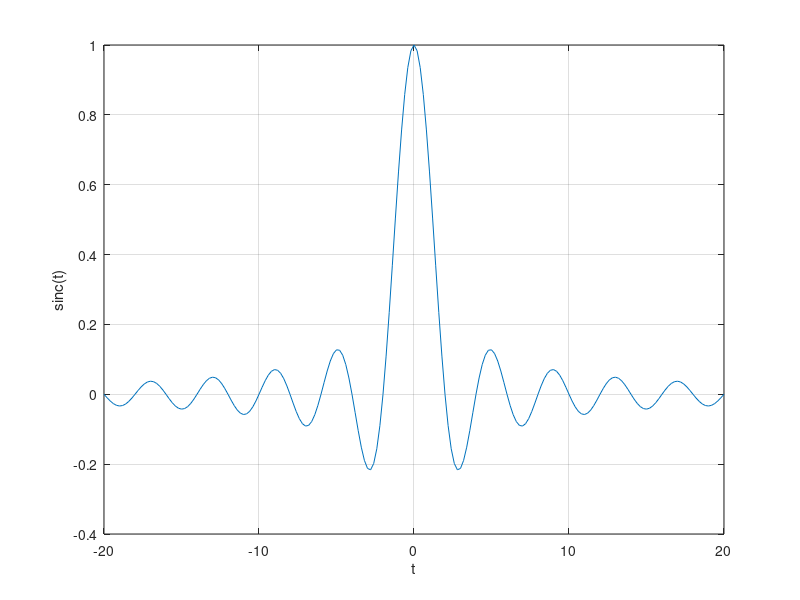

The MATLAB script that drew this image:
%Problem6
clear
clc
T0 = 2;
f0 = 1/T0;
Ts = T0/10;
st = -10*T0;
et = 10*T0;
t = st:Ts:et;
plot(t,sinc(f0*t))
grid on;
xlabel('t');
ylabel('sinc(t)');